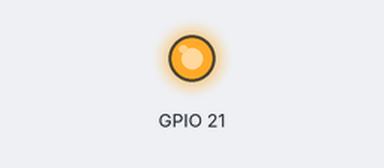
Bench run of a program on a simulated Raspberry Pi (BCM pin numbers). Parts: output pins drawn as LEDs (lit = HIGH). At 2.0 s the program stops and its outputs stay as they are.

Above: at 0.1 s.
Timing chart, 0 to 1.6 s (numbered marks = the images above):
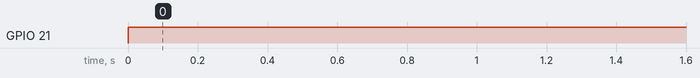

Measured:
- by itself, GPIO 21: LOW → HIGH at 0.00 s

The program:

test.py
```python
"""
Simple script to turn an LED on and off via GPIO and to see how well it works in a object-oriented pattern

"""

import RPi.GPIO as GPIO
import time
import sys


class SimplePinOut:
	def __init__(self, pin_no):
		self.__pin_no = pin_no
		GPIO.setup(self.__pin_no, GPIO.OUT)

	def on(self):
		GPIO.output(self.__pin_no, True)

	def off(self):
		GPIO.output(self.__pin_no, False)

class SimpleGPIO:

	def __init__(self, warnings=False):
		self.__pins = {}
		GPIO.setmode(GPIO.BCM)
		GPIO.setwarnings(warnings)

	def get_pin_out(self, pin_no):
		if pin_no not in self.__pins:
			self.__pins[pin_no] = SimplePinOut(pin_no)
		return self.__pins[pin_no]


def light_pin(gpio, pin_no, do_sleep=True):
	pin = gpio.get_pin_out(pin_no)
	pin.on()
	if do_sleep is True:
		time.sleep(1)
		pin.off()

def light_pins(gpio, pin_nos, do_sleep):
	for pin_no in pin_nos:
		light_pin(gpio, pin_no, do_sleep)

if __name__ == "__main__":
	pin_nos = (21,)
	if len(sys.argv) >= 2:
		pin_nos = map(int, sys.argv[1:])

	gpio = SimpleGPIO()
	#light_pins(gpio, pin_nos, True)
	light_pins(gpio, pin_nos, False)
	time.sleep(2)
	#light_pins(gpio, pin_nos, True)
	#GPIO.cleanup()
```
